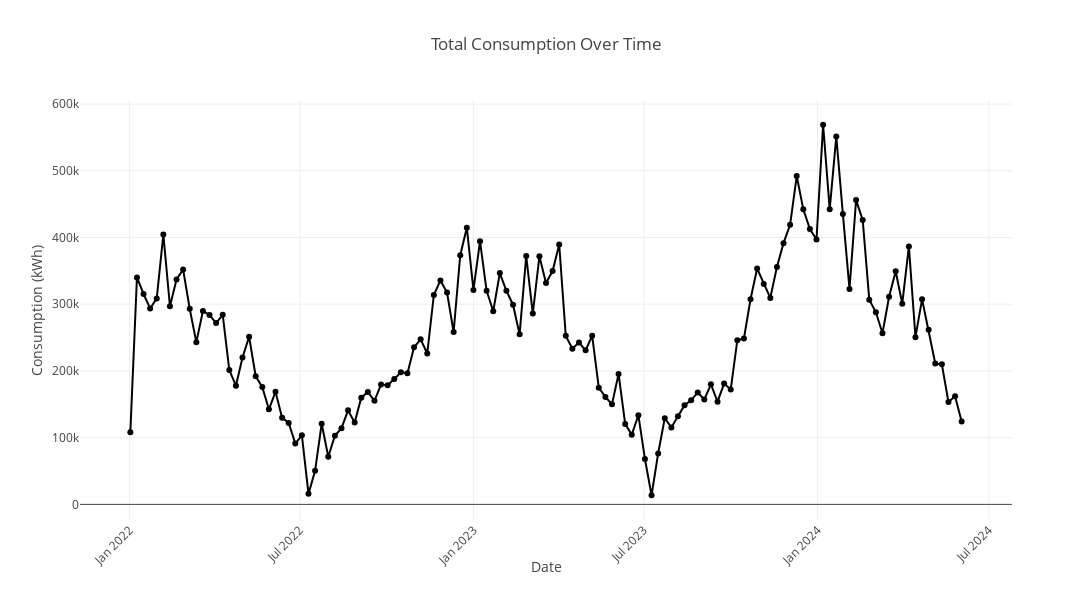
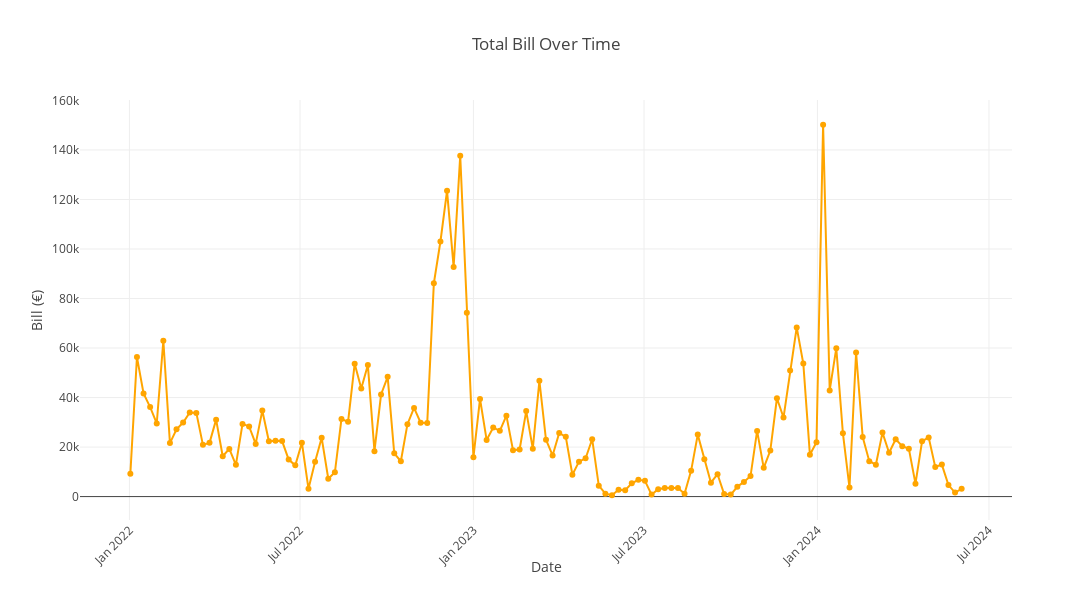
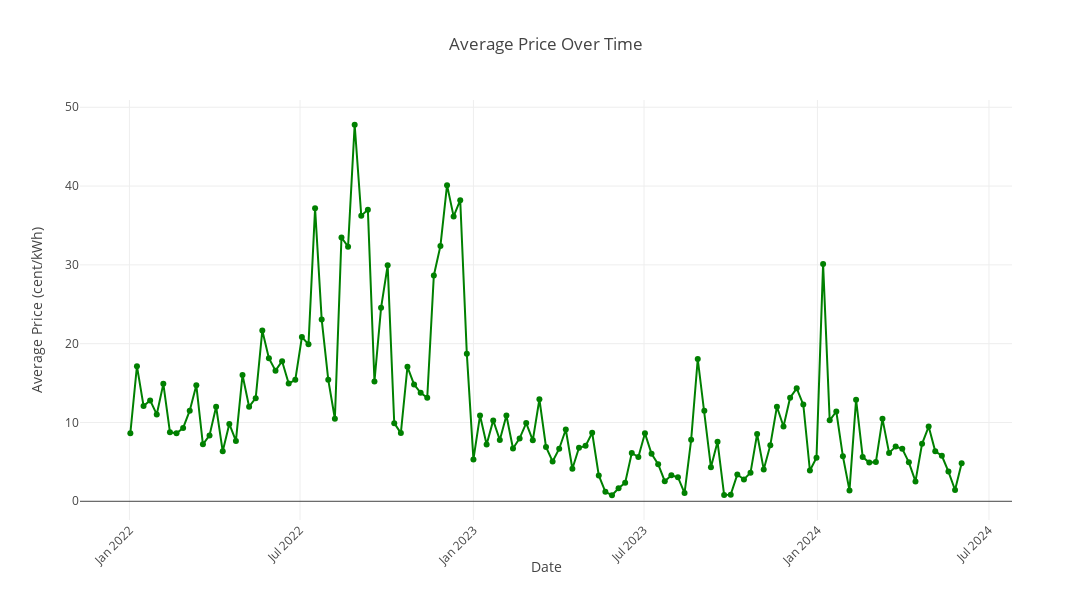
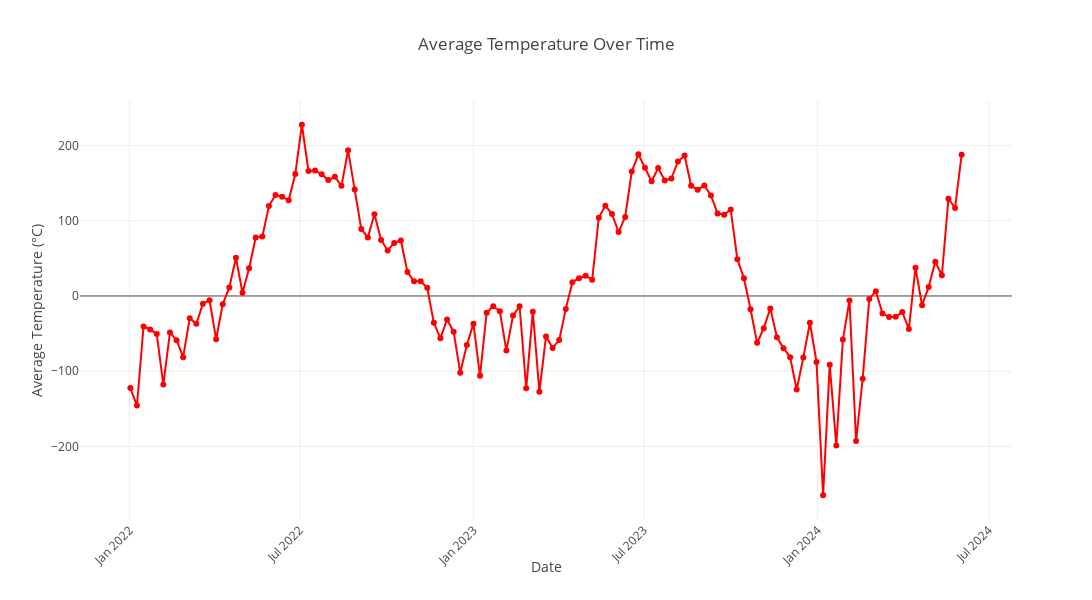

Notebook code cell kept with these figures, in order:
### Code cell
# Assuming `filtered_df` is your DataFrame with the filtered data.

# Ensure 'Date' is in datetime format
filtered_df['Date'] = pd.to_datetime(filtered_df['Date'])

# Step 1: Input for grouping interval
grouping_interval = input("Select grouping interval (daily, weekly, monthly): ").strip().lower()

# Step 2: Calculate metrics based on the selected interval
if grouping_interval == 'daily':
    # Group by date
    summary = filtered_df.groupby('Date').agg(
        Daily_Consumption=('Energy (kWh)', 'sum'),
        Daily_Bill=('Hourly Bill', 'sum'),
        Average_Price=('Price (cent/kWh)', 'mean'),
        Average_Temperature=('Temperature', 'mean')
    ).reset_index()

elif grouping_interval == 'weekly':
    # Group by week
    summary = filtered_df.resample('W', on='Date').agg(
        Weekly_Consumption=('Energy (kWh)', 'sum'),
        Weekly_Bill=('Hourly Bill', 'sum'),
        Average_Price=('Price (cent/kWh)', 'mean'),
        Average_Temperature=('Temperature', 'mean')
    ).reset_index()

elif grouping_interval == 'monthly':
    # Group by month
    summary = filtered_df.resample('M', on='Date').agg(
        Monthly_Consumption=('Energy (kWh)', 'sum'),
        Monthly_Bill=('Hourly Bill', 'sum'),
        Average_Price=('Price (cent/kWh)', 'mean'),
        Average_Temperature=('Temperature', 'mean')
    ).reset_index()

else:
    print("Invalid grouping interval selected.")
    summary = pd.DataFrame()  # Empty DataFrame if invalid input

# Step 3: Calculate total metrics
if not summary.empty:
    total_consumption = summary['Daily_Consumption'].sum() if grouping_interval == 'daily' else \
                        summary['Weekly_Consumption'].sum() if grouping_interval == 'weekly' else \
                        summary['Monthly_Consumption'].sum()

    total_bill = summary['Daily_Bill'].sum() if grouping_interval == 'daily' else \
                 summary['Weekly_Bill'].sum() if grouping_interval == 'weekly' else \
                 summary['Monthly_Bill'].sum()

    average_price = summary['Average_Price'].mean() if grouping_interval == 'daily' else \
                    summary['Average_Price'].mean() if grouping_interval == 'weekly' else \
                    summary['Average_Price'].mean()

    average_temperature = summary['Average_Temperature'].mean() if grouping_interval == 'daily' else \
                         summary['Average_Temperature'].mean() if grouping_interval == 'weekly' else \
                         summary['Average_Temperature'].mean()

    # Step 4: Visualization of individual metrics using Plotly

    # Set figure size
    chart_width = 1200
    chart_height = 600

    # Consumption plot
    fig1 = go.Figure()
    fig1.add_trace(go.Scatter(x=summary['Date'], 
                               y=summary['Daily_Consumption'] if grouping_interval == 'daily' else 
                                 summary['Weekly_Consumption'] if grouping_interval == 'weekly' else 
                                 summary['Monthly_Consumption'],
                               mode='lines+markers',
                               name='Consumption (kWh)'))
    fig1.update_layout(title='Total Consumption Over Time',
                       xaxis_title='Date',
                       yaxis_title='Consumption (kWh)',
                       xaxis_tickangle=-45,
                       width=chart_width,
                       height=chart_height)
    fig1.show()

    # Bill plot
    fig2 = go.Figure()
    fig2.add_trace(go.Scatter(x=summary['Date'], 
                               y=summary['Daily_Bill'] if grouping_interval == 'daily' else 
                                 summary['Weekly_Bill'] if grouping_interval == 'weekly' else 
                                 summary['Monthly_Bill'],
                               mode='lines+markers',
                               name='Bill (€)', line=dict(color='orange')))
    fig2.update_layout(title='Total Bill Over Time',
                       xaxis_title='Date',
                       yaxis_title='Bill (€)',
                       xaxis_tickangle=-45,
                       width=chart_width,
                       height=chart_height)
    fig2.show()

    # Average Price plot
    fig3 = go.Figure()
    fig3.add_trace(go.Scatter(x=summary['Date'], 
                               y=summary['Average_Price'],
                               mode='lines+markers',
                               name='Average Price (cent/kWh)', line=dict(color='green')))
    fig3.update_layout(title='Average Price Over Time',
                       xaxis_title='Date',
                       yaxis_title='Average Price (cent/kWh)',
                       xaxis_tickangle=-45,
                       width=chart_width,
                       height=chart_height)
    fig3.show()

    # Average Temperature plot
    fig4 = go.Figure()
    fig4.add_trace(go.Scatter(x=summary['Date'], 
                               y=summary['Average_Temperature'],
                               mode='lines+markers',
                               name='Average Temperature (°C)', line=dict(color='red')))
    fig4.update_layout(title='Average Temperature Over Time',
                       xaxis_title='Date',
                       yaxis_title='Average Temperature (°C)',
                       xaxis_tickangle=-45,
                       width=chart_width,
                       height=chart_height)
    fig4.show()

else:
    print("No data available for the selected grouping interval.")
